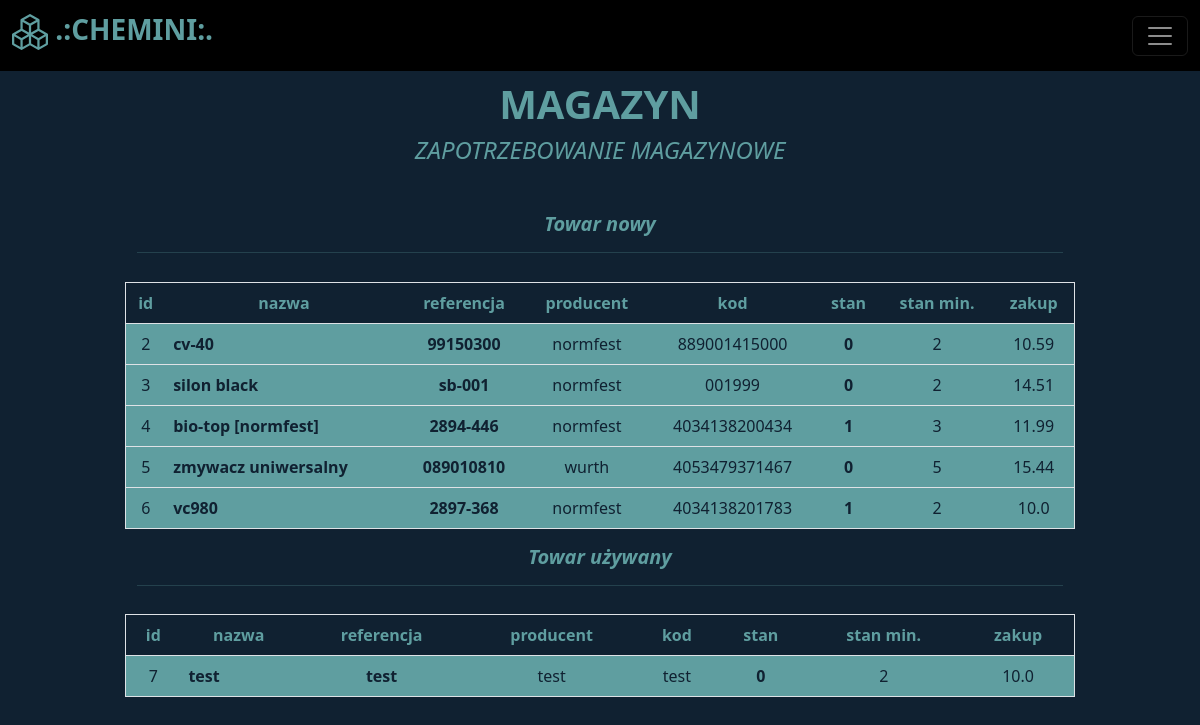
Page /demand (signed in) on the earlier database version.
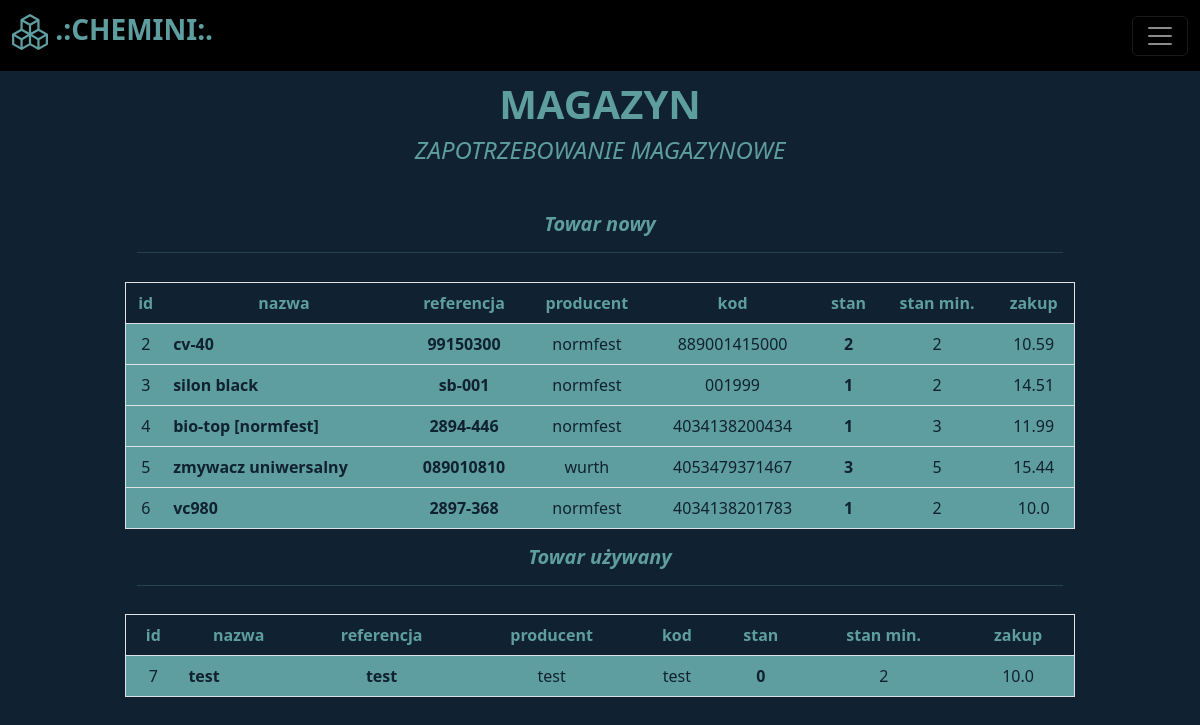
Same page on the later database version.
### libs/models.py (models this page shows)
class Item(Base):
    __tablename__ = "items"
    id = Column(Integer, primary_key=True, autoincrement=True, index=True)
    name = Column(String, unique=False, nullable=False)
    manufacturer = Column(String, nullable=False)
    reference = Column(String, unique=True, index=True, nullable=False)
    code = Column(String, unique=True, index=True)
    description = Column(String)
    stack = Column(Integer, nullable=False, default=0)
    stack_min = Column(Integer, nullable=False, default=0)
    buy = Column(Float)
    sell = Column(Float)
    used = Column(Boolean, default=False)

### routers/warehouse.py (the view)
@router.get('/demand', tags=['warehouse'])
def get_page_with_demand(request: Request, db:Session=Depends(get_db)):
    token = request.cookies.get("access_token")     # very important line if you want to authenticate user on page
    if not token:
        return RedirectResponse("/")
    try:
        scheme,_,param = token.partition(" ")
        payload = jwt.decode(param, config.get("security", "jwt_secret_key"), config.get("security", "algorithm"))
        user = db.query(User).filter(User.name==payload['sub']).first()
    except Exception:
        return RedirectResponse("/")
    if not user:
        return RedirectResponse("/")
    items_new = db.query(Item).where((Item.used==False) & (Item.stack<=Item.stack_min))
    items_used = db.query(Item).where((Item.used==True) & (Item.stack<=Item.stack_min))
    try:
        column_names = ["id", "nazwa", "referencja", "producent", "kod", "stan", "stan min.", "zakup"]
        df = []
        for item in items_new:
            line = [item.id, item.name, item.reference, item.manufacturer, item.code, item.stack, item.stack_min, item.buy]
            df.append(line)
        demands_new_list = tabulate(df, headers=column_names, tablefmt="fancy_grid")
        df = []
        for item in items_used:
            line = [item.id, item.name, item.reference, item.manufacturer, item.code, item.stack, item.stack_min, item.buy]
            df.append(line)
        demands_used_list = tabulate(df, headers=column_names, tablefmt="fancy_grid")
        _time = time.strftime('%d-%m-%Y')
        demand_filepath = f"{config.get('files', 'demands')}/zapotrzebowanie {_time}.txt"
        print(demand_filepath)
        with open(f"{demand_filepath}", "w", encoding="utf-8") as demands:
            demands.write(f"ZAPOTRZEBOWANIE MAGAZYNOWE NA DZIEŃ:   {_time}\n\n")
            demands.write("CZĘŚCI NOWE\n")
            demands.write(demands_new_list)
            demands.write("\n\nCZĘŚCI UŻYWANE\n")
            demands.write(demands_used_list)
            demands.write("\n\n")
    except Exception as e:
        print(e)
    return templates.TemplateResponse(
        "demand.html",{"request":request, "used_items": items_used, "new_items": items_new, "user": user.name, "active_status": user.is_active, "is_admin": user.is_admin})

### templates/demand.html (shortened to what this page needs)
{% extends "baseauth.html" %}
{% block col2 %}
<div style="text-align:center">
  <h1><b>MAGAZYN</b></h1>
  <h4><i>ZAPOTRZEBOWANIE MAGAZYNOWE</i></h4>
</div>
<div class="row" style="margin-top:5%">
    <div class="col">
        <div class="container" style="text-align:center">
            <h5><i><b>Towar nowy<hr></b></i></h5>
        </div>
        <table class="table table-hover border" style="color:cadetblue; background:#102131; text-align:center; margin-top:3%">
            <thead>
              <tr>
                <th scope="col">id</th>
                <th scope="col">nazwa</th>
                <th scope="col">referencja</th>
                <th scope="col">producent</th>
                <th scope="col">kod</th>
                <th scope="col">stan</th>
                <th scope="col">stan min.</th>
                <th scope="col">zakup</th>
              </tr>
            </thead>
            <tbody>
              {% for item in new_items %}
                    <tr style="color:#102131; background:cadetblue">
                        <td>{{ item.id }}</td>
                        <td style="text-align:left"><b>{{ item.name }}</b></td>
                        <td style="text-align:center"><b>{{ item.reference }}</b></td>
                        <td style="text-align:center">{{ item.manufacturer }}</td>
                        <td style="text-align:center">{{ item.code }}</td>
                        <td><b>{{ item.stack }}</b></td>
                        <td>{{ item.stack_min }}</td>
                        <td>{{ item.buy }}</td>
                    </tr>
              {% endfor %}
            </tbody>
          </table>
    </div>
    <div class="col">
        <div class="container" style="text-align:center">
            <h5><i><b>Towar używany<hr></b></i></h5>
        </div>
        <table class="table table-hover border" style="color:cadetblue; background:#102131; text-align:center; margin-top:3%">
            <thead>
              <tr>
                <th scope="col">id</th>
                <th scope="col">nazwa</th>
                <th scope="col">referencja</th>
                <th scope="col">producent</th>
                <th scope="col">kod</th>
                <th scope="col">stan</th>
                <th scope="col">stan min.</th>
                <th scope="col">zakup</th>
              </tr>
            </thead>
            <tbody>
              {% for item in used_items %}
                    <tr style="color:#102131; background:cadetblue">
                        <td>{{ item.id }}</td>
                        <td style="text-align:left"><b>{{ item.name }}</b></td>
                        <td style="text-align:center"><b>{{ item.reference }}</b></td>
                        <td style="text-align:center">{{ item.manufacturer }}</td>
                        <td style="text-align:center">{{ item.code }}</td>
                        <td><b>{{ item.stack }}</b></td>
                        <td>{{ item.stack_min }}</td>
                        <td>{{ item.buy }}</td>
                    </tr>
              {% endfor %}
            </tbody>
          </table>
    </div>
</div>
{% endblock %}

### templates/baseauth.html (shortened to what this page needs)
<!doctype html>
<html lang="en">
<head>
  <link href="https://cdn.jsdelivr.net/npm/bootstrap@5.2.1/dist/css/bootstrap.min.css" rel="stylesheet"
>
</head>
<body>
  <header style="margin-bottom:5rem;">
    <nav class="navbar navbar-dark fixed-top" style="background:black">
      <div class="container-fluid">
        <a class="navbar-brand" style="color:cadetblue" href="/warehouse"><h3>
          <b>
             .:CHEMINI:.
          </b></h3></a>
        <button class="navbar-toggler" type="button" data-bs-toggle="offcanvas" data-bs-target="#offcanvasDarkNavbar" aria-controls="offcanvasDarkNavbar">
          <span class="navbar-toggler-icon"></span>
        </button>
      </div>
    </nav>
  </header>
  <main>
    <div class="row" style="margin:1rem">
      <div class="col">
      </div>
      <div class="col-10">
        {% block col2 %}
        {% endblock %}
      </div>
      <div class="col">
      </div>
    </div>
  </main>
</body>
</html>

### templates/baseauth.html (style rules this page uses)
body { background: #102131; color: cadetblue }

Differences in the rows shown:
changed Item "cv-40": stack "0" → "2"
changed Item "silon black": stack "0" → "1"
changed Item "zmywacz uniwersalny": stack "0" → "3"
